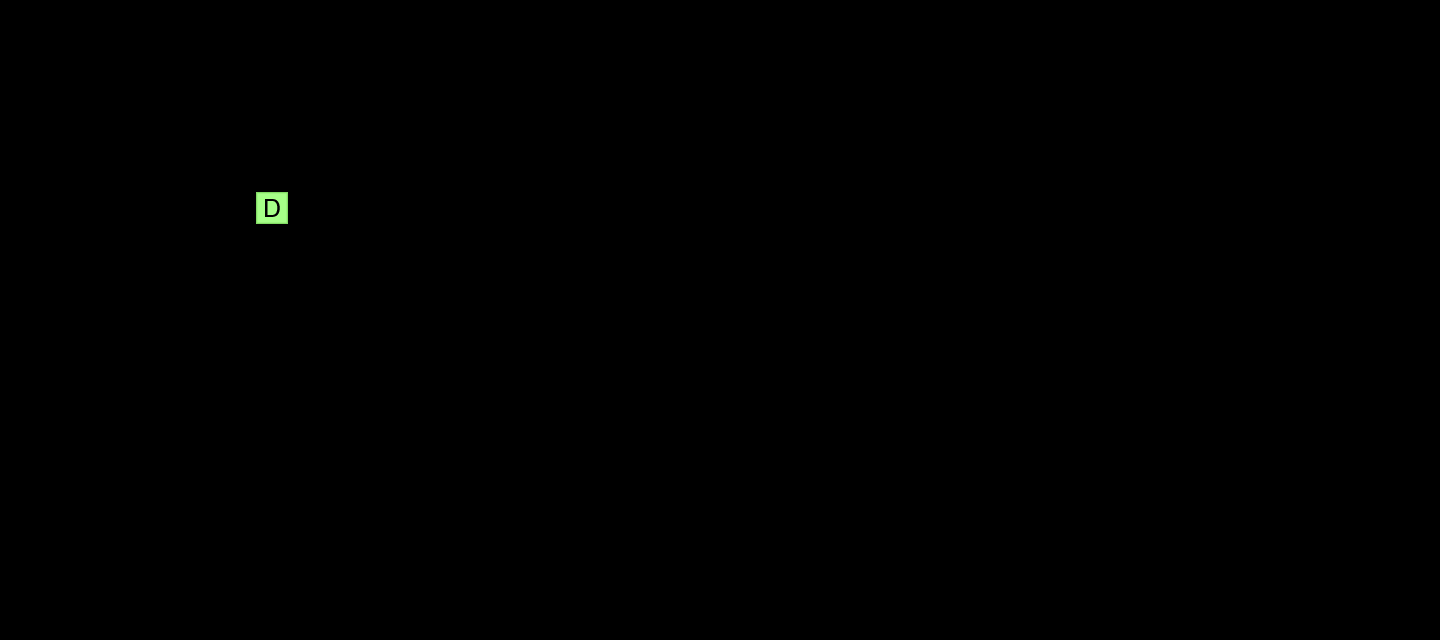

Tiled map render using the project's own tile images. Description and the map definition, with tile-layer contents summarised, below:
An orthogonal 45x20 tile map with 32x32 px tiles, 1 tile layer (块层 1) and 1 object.

<map version="1.0" orientation="orthogonal" width="45" height="20" tilewidth="32" tileheight="32">
 <tileset firstgid="1" name="blocks" tilewidth="32" tileheight="32">
  <image source="blocks.png" width="64" height="64" />
 </tileset>
 <layer name="块层 1" width="45" height="20">
  <data>[900 cells, 1 non-empty, 1 distinct tile ids]</data>
 </layer>
 <objectgroup name="line" width="45" height="20">
  <object x="0" y="256">
   <polyline points="0,0 41,-28 70,-42 104,-62 135,-78 180,-103 224,-128 274,-146 320,-160 357,-157 401,-141 446,-121 480,-96 501,-70 522,-27 544,32 576,96 608,128 653,174 709,205 762,188 802,147 836,100 864,64 896,21 924,-25 965,-76 994,-94 1017,-102 1056,-96 1088,-96 1122,-86 1163,-51 1200,-22 1234,3 1272,25 1333,34 1383,56 1440,64" />
  </object>
 </objectgroup>
</map>
